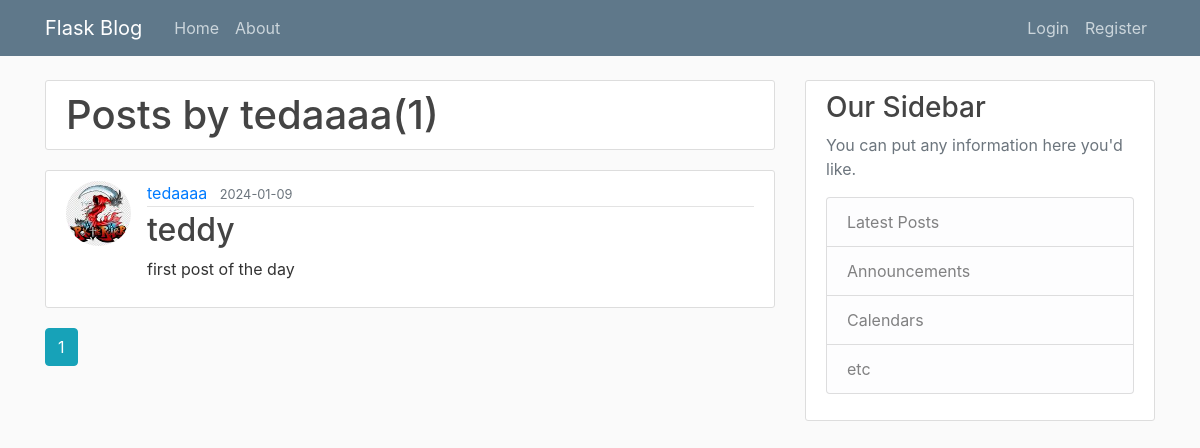
The page /user/tedaaaa on the database as committed earlier.
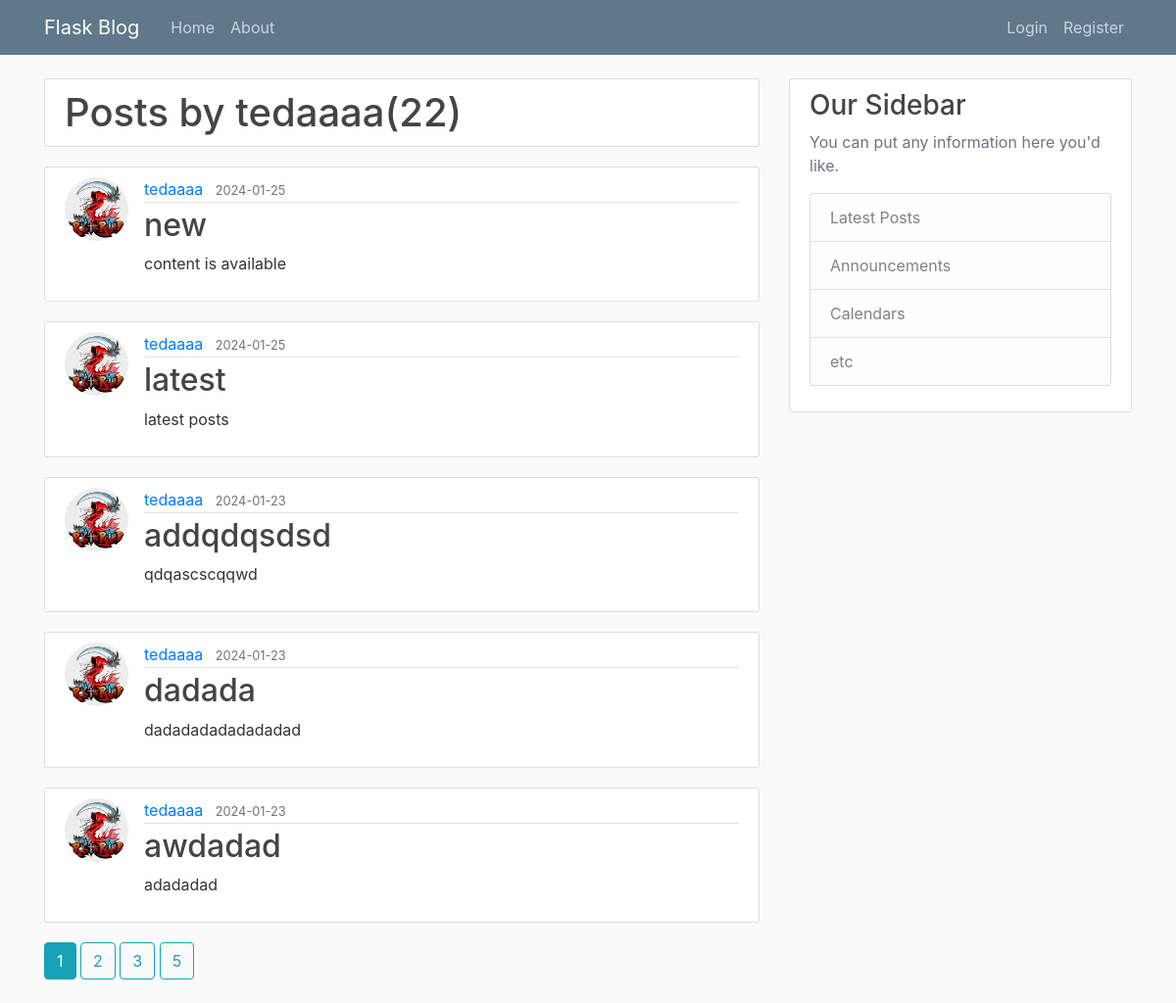
The same page on the database as committed later.
### flask_blog/models.py (models this page shows, shortened)
class User(db.Model, UserMixin):
    id = db.Column(db.Integer, primary_key=True)
    username = db.Column(db.String(20), unique=True, nullable=False)
    email = db.Column(db.String(120), unique=True, nullable=False)
    image_file = db.Column(db.String(20), nullable=False, default='default.jpg')
    password = db.Column(db.String(60), nullable=False)
    posts = db.relationship('Post', backref='author', lazy=True)

class Post(db.Model):
    id = db.Column(db.Integer, primary_key=True)
    title = db.Column(db.String(100), nullable=False)
    date_posted = db.Column(db.DateTime, nullable=False, default=datetime.utcnow)
    content = db.Column(db.Text, nullable=False)
    user_id = db.Column(db.Integer, db.ForeignKey('user.id'), nullable=False)

### flask_blog/route.py (the view)
@app.route("/user/<string:username>")
def user_posts(username):
    page = request.args.get('page',1,type=int)
    user = User.query.filter_by(username=username).first_or_404()
    posts = Post.query.filter_by(author=user)\
        .order_by(Post.date_posted.desc())\
        .paginate(page=page,per_page=5)
    return render_template('user_posts.html', posts=posts,user=user)

### flask_blog/templates/user_posts.html (shortened to what this page needs)
{% extends "layout.html"%}
{% block content %}
<h1 class="media content-section">Posts by {{ user.username }}({{ posts.total}})</h1>
{% for post in posts.items %}
<article class="media content-section">
  <img class="rounded-circle article-img" src="{{url_for('static',filename='profile_pics/'+ post.author.image_file) }}">
    <div class="media-body">
      <div class="article-metadata">
        <a class="mr-2" href="{{ url_for('user_posts',username=post.author.username)}}">{{ post.author.username }}</a>
        <small class="text-muted">{{ post.date_posted.strftime('%Y-%m-%d') }}</small>
      </div>
      <h2><a class="article-title" href="{{url_for('post', post_id=post.id) }}">{{ post.title }}</a></h2>
      <p class="article-content">{{ post.content }}</p>
    </div>
  </article>
{% endfor %}
  {% for page_num in posts.iter_pages(left_edge=1,right_edge=1,left_current=1,right_current=2) %}
    {% if page_num %}
      {% if posts.page == page_num %}
        <a class="btn btn-info mb-4" href="{{ url_for('user_posts',username=user.username,page=page_num)}}">{{ page_num }}</a>
      {% else %}
        <a class="btn btn-outline-info mb-4" href="{{ url_for('user_posts',username=user.username,page=page_num)}}">{{ page_num }}</a>
      {%endif%}
    {% endif %}
  {% endfor %}
{% endblock content %}

### flask_blog/templates/layout.html (shortened to what this page needs)
<!DOCTYPE html>
<html lang="en">
<head>
  <link rel="stylesheet" href= "{{ url_for('static',filename='css/bootstrap.min.css')}}" >
  <link rel="stylesheet" href= "{{ url_for('static',filename='css/main.css')}}" >
  </head>
  <body>
    <header class="site-header">
      <nav class="navbar navbar-expand-md navbar-dark bg-steel fixed-top">
        <div class="container">
          <a class="navbar-brand mr-4" href="/">Flask Blog</a>
          <div class="collapse navbar-collapse" id="navbarToggle">
            <div class="navbar-nav mr-auto">
              <a class="nav-item nav-link" href="/">Home</a>
              <a class="nav-item nav-link" href="/about">About</a>
            </div>
            <div class="navbar-nav">
              {% if current_user.is_authenticated %}
              <a class="nav-item nav-link" href="{{ url_for('new_post')}}">New Post </a>
              <a class="nav-item nav-link" href="/account">Account</a>
              <a class="nav-item nav-link" href="/logout">Logout</a>
              {% else %}
              <a class="nav-item nav-link" href="/login">Login</a>
              <a class="nav-item nav-link" href="/register">Register</a>
              {% endif %}
            </div>
          </div>
        </div>
      </nav>
    </header>
    <main role="main" class="container">
      <div class="row">
        <div class="col-md-8">
          {% block content %}{% endblock %}
        </div>
        <div class="col-md-4">
          <div class="content-section">
            <h3>Our Sidebar</h3>
            <p class='text-muted'>You can put any information here you'd like.
              <ul class="list-group">
                <li class="list-group-item list-group-item-light">Latest Posts</li>
                <li class="list-group-item list-group-item-light">Announcements</li>
                <li class="list-group-item list-group-item-light">Calendars</li>
                <li class="list-group-item list-group-item-light">etc</li>
              </ul>
            </p>
          </div>
        </div>
      </div>
    </main>
  </body>
</html>

### flask_blog/static/css/main.css (style rules this page uses)
body { background: #fafafa; color: #333333; margin-top: 5rem; }
h1, h2, h3, h4, h5, h6 { color: #444444; }
.bg-steel { background-color: #5f788a; }
.site-header .navbar-nav .nav-link { color: #cbd5db; }
.content-section { background: #ffffff; padding: 10px 20px; border: 1px solid #dddddd; border-radius: 3px; margin-bottom: 20px; }
.article-title { color: #444444; }
.article-content { white-space: pre-line; }
.article-img { height: 65px; width: 65px; margin-right: 16px; }
.article-metadata { padding-bottom: 1px; margin-bottom: 4px; border-bottom: 1px solid #e3e3e3 }

Rows that differ between the two databases and show on the page:
no longer on this page (row unchanged): Post: image_file (picture), author.username "tedaaaa", date_posted "2024-01-09", title "teddy", content "first post of the day"
added Post: image_file (picture), author.username "tedaaaa", date_posted "2024-01-25", title "new", content "content is available"
added Post: image_file (picture), author.username "tedaaaa", date_posted "2024-01-25", title "latest", content "latest posts"
added Post: image_file (picture), author.username "tedaaaa", date_posted "2024-01-23", title "addqdqsdsd", content "qdqascscqqwd"
added Post: image_file (picture), author.username "tedaaaa", date_posted "2024-01-23", title "dadada", content "dadadadadadadadad"
added Post: image_file (picture), author.username "tedaaaa", date_posted "2024-01-23", title "awdadad", content "adadadad"
Other text that changed with them:
{{ posts.total }}: "1" → "22"
new list line: "2"
new list line: "3"
new list line: "5"
